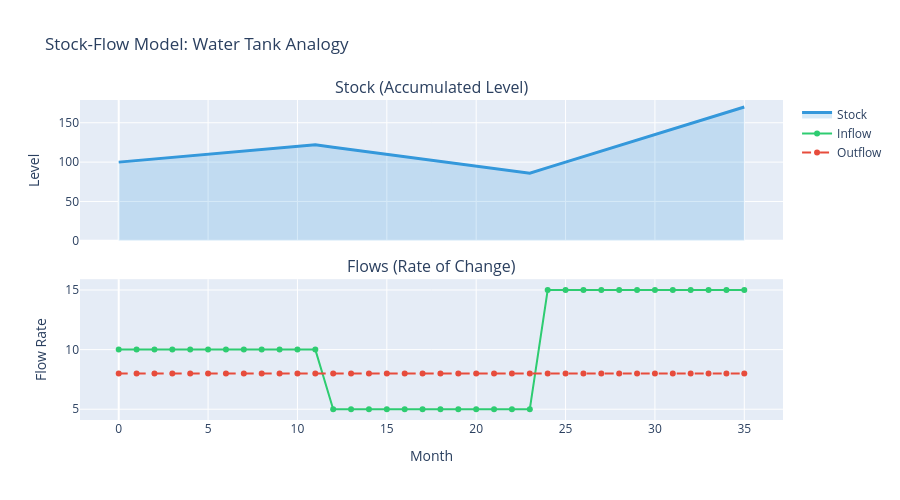

The cell this chart's notebook holds for it:
### Markdown cell above
---

## Part 2. 스톡-플로우와 인과 루프 다이어그램

---

### 6.2 스톡과 플로우

**한 줄 요약:** 스톡은 **쌓이는 것**(물탱크의 물), 플로우는 **흐르는 것**(수도꼭지)

**스톡(Stock)**: 시스템에 축적되는 것 — 물탱크의 물, 은행 잔액, 고객 수

**플로우(Flow)**: 스톡의 변화율 — 유입/유출, 수입/지출, 고객 유입/이탈

```
       [유입 Inflow]                   [유출 Outflow]
            ↓                               ↓
       ━━━╋━━━━━━━━ [  Stock  ] ━━━━━━━━╋━━━
            밸브                           밸브
```

**핵심 공식 (직관적으로):**

> 오늘의 물 = 어제의 물 + 들어온 물 - 나간 물

즉, **스톡(t) = 스톡(t-1) + 유입 - 유출**

**스톡의 중요한 특성 — 관성:**
- 수도꼭지(플로우)를 갑자기 잠가도 물탱크(스톡)의 물은 천천히 줄어든다
- 이것이 시스템의 **"기억"**이며, 변화에 저항하는 원인
- 예: 교육 투자를 중단해도 조직 역량이 바로 떨어지지 않음

### Code cell
# 시뮬레이션: 스톡-플로우 기본 모델 (물탱크 비유)
months = 36
t = np.arange(months)

# 시나리오: 유입이 변하는 경우
inflow = np.where(t < 12, 10, np.where(t < 24, 5, 15))  # 유입 변동
outflow = np.full(months, 8.0)  # 일정한 유출

stock = np.zeros(months)
stock[0] = 100  # 초기 스톡
for i in range(1, months):
    stock[i] = stock[i-1] + inflow[i] - outflow[i]

fig = make_subplots(
    rows=2, cols=1,
    subplot_titles=('Stock (Accumulated Level)', 'Flows (Rate of Change)'),
    shared_xaxes=True,
    vertical_spacing=0.12
)

# 스톡
fig.add_trace(go.Scatter(
    x=t, y=stock, mode='lines', name='Stock',
    line=dict(color='black', width=3),
    fill='tozeroy', fillcolor='rgba(0, 0, 0, 0.1)'
), row=1, col=1)

# 플로우
fig.add_trace(go.Scatter(
    x=t, y=inflow, mode='lines+markers', name='Inflow',
    line=dict(color='black', width=2)
), row=2, col=1)
fig.add_trace(go.Scatter(
    x=t, y=outflow, mode='lines+markers', name='Outflow',
    line=dict(color='gray', width=2, dash='dash')
), row=2, col=1)

fig.update_xaxes(title_text='Month', row=2, col=1)
fig.update_yaxes(title_text='Level', row=1, col=1)
fig.update_yaxes(title_text='Flow Rate', row=2, col=1)
fig.update_layout(height=500, title_text='Stock-Flow Model: Water Tank Analogy')
fig.show()

print("💡 관찰:")
print(f"   - 유입 > 유출 (Month 0-11): 스톡 증가 ({stock[0]:.0f} → {stock[11]:.0f})")
print(f"   - 유입 < 유출 (Month 12-23): 스톡 감소 ({stock[11]:.0f} → {stock[23]:.0f})")
print(f"   - 유입 > 유출 (Month 24-35): 스톡 다시 증가 ({stock[23]:.0f} → {stock[35]:.0f})")
print("\n📌 핵심: 스톡은 플로우가 변해도 즉시 변하지 않는다 (관성). 이것이 지연의 원인!")

### Figure 1 — Plotly figure (JSON) as saved in the notebook; plotly's stock layout.template omitted (floating-point values rounded to 4 significant figures)
{"data": [{"fill": "tozeroy", "fillcolor": "rgba(52, 152, 219, 0.2)", "line": {"color": "#3498db", "width": 3}, "mode": "lines", "name": "Stock", "type": "scatter", "x": [0, 1, 2, 3, 4, 5, 6, 7, 8, 9, 10, 11, 12, 13, 14, 15, 16, 17, 18, 19, 20, 21, 22, 23, 24, 25, 26, 27, 28, 29, 30, 31, 32, 33, 34, 35], "xaxis": "x", "y": [100.0, 102.0, 104.0, 106.0, 108.0, 110.0, 112.0, 114.0, 116.0, 118.0, 120.0, 122.0, 119.0, 116.0, 113.0, 110.0, 107.0, 104.0, 101.0, 98.0, 95.0, 92.0, 89.0, 86.0, 93.0, 100.0, 107.0, 114.0, 121.0, 128.0, 135.0, 142.0, 149.0, 156.0, 163.0, 170.0], "yaxis": "y"}, {"line": {"color": "#2ecc71", "width": 2}, "mode": "lines+markers", "name": "Inflow", "type": "scatter", "x": [0, 1, 2, 3, 4, 5, 6, 7, 8, 9, 10, 11, 12, 13, 14, 15, 16, 17, 18, 19, 20, 21, 22, 23, 24, 25, 26, 27, 28, 29, 30, 31, 32, 33, 34, 35], "xaxis": "x2", "y": [10, 10, 10, 10, 10, 10, 10, 10, 10, 10, 10, 10, 5, 5, 5, 5, 5, 5, 5, 5, 5, 5, 5, 5, 15, 15, 15, 15, 15, 15, 15, 15, 15, 15, 15, 15], "yaxis": "y2"}, {"line": {"color": "#e74c3c", "dash": "dash", "width": 2}, "mode": "lines+markers", "name": "Outflow", "type": "scatter", "x": [0, 1, 2, 3, 4, 5, 6, 7, 8, 9, 10, 11, 12, 13, 14, 15, 16, 17, 18, 19, 20, 21, 22, 23, 24, 25, 26, 27, 28, 29, 30, 31, 32, 33, 34, 35], "xaxis": "x2", "y": [8.0, 8.0, 8.0, 8.0, 8.0, 8.0, 8.0, 8.0, 8.0, 8.0, 8.0, 8.0, 8.0, 8.0, 8.0, 8.0, 8.0, 8.0, 8.0, 8.0, 8.0, 8.0, 8.0, 8.0, 8.0, 8.0, 8.0, 8.0, 8.0, 8.0, 8.0, 8.0, 8.0, 8.0, 8.0, 8.0], "yaxis": "y2"}], "layout": {"annotations": [{"font": {"size": 16}, "showarrow": false, "text": "Stock (Accumulated Level)", "x": 0.5, "xanchor": "center", "xref": "paper", "y": 1, "yanchor": "bottom", "yref": "paper"}, {"font": {"size": 16}, "showarrow": false, "text": "Flows (Rate of Change)", "x": 0.5, "xanchor": "center", "xref": "paper", "y": 0.44, "yanchor": "bottom", "yref": "paper"}], "height": 500, "title": {"text": "Stock-Flow Model: Water Tank Analogy"}, "xaxis": {"anchor": "y", "domain": [0, 1], "matches": "x2", "showticklabels": false}, "xaxis2": {"anchor": "y2", "domain": [0, 1], "title": {"text": "Month"}}, "yaxis": {"anchor": "x", "domain": [0.56, 1], "title": {"text": "Level"}}, "yaxis2": {"anchor": "x2", "domain": [0, 0.44], "title": {"text": "Flow Rate"}}}}
